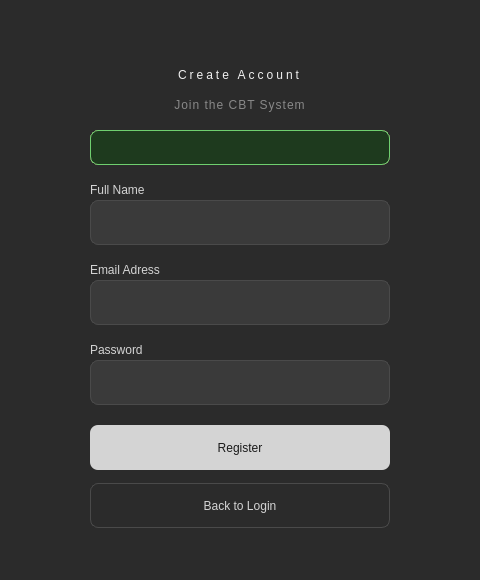
<?xml version="1.0" encoding="UTF-8"?>
<ui version="4.0">
 <class>Dialog</class>
 <widget class="QDialog" name="Dialog">
  <property name="geometry">
   <rect>
    <x>0</x>
    <y>0</y>
    <width>480</width>
    <height>580</height>
   </rect>
  </property>
  <property name="windowTitle">
   <string>Dialog</string>
  </property>
  <widget class="QWidget" name="widget" native="true">
   <property name="geometry">
    <rect>
     <x>0</x>
     <y>0</y>
     <width>480</width>
     <height>580</height>
    </rect>
   </property>
   <property name="styleSheet">
    <string notr="true"> background-color: #2B2B2B;</string>
   </property>
   <widget class="QLabel" name="label">
    <property name="geometry">
     <rect>
      <x>115</x>
      <y>60</y>
      <width>250</width>
      <height>30</height>
     </rect>
    </property>
    <property name="styleSheet">
     <string notr="true">color: #F0F0F0;
    font: bold 22px &quot;Segoe UI&quot;;
    letter-spacing: 3px;</string>
    </property>
    <property name="text">
     <string>Create Account</string>
    </property>
    <property name="alignment">
     <set>Qt::AlignCenter</set>
    </property>
   </widget>
   <widget class="QLabel" name="label_2">
    <property name="geometry">
     <rect>
      <x>115</x>
      <y>95</y>
      <width>250</width>
      <height>20</height>
     </rect>
    </property>
    <property name="styleSheet">
     <string notr="true">color: #888888;
    font: 13px &quot;Segoe UI&quot;;
    letter-spacing: 1px;</string>
    </property>
    <property name="text">
     <string>Join the CBT System</string>
    </property>
    <property name="alignment">
     <set>Qt::AlignCenter</set>
    </property>
   </widget>
   <widget class="QLabel" name="label_3">
    <property name="geometry">
     <rect>
      <x>90</x>
      <y>180</y>
      <width>120</width>
      <height>20</height>
     </rect>
    </property>
    <property name="styleSheet">
     <string notr="true"> color: #D4D4D4;
    font: 13px &quot;Segoe UI&quot;;</string>
    </property>
    <property name="text">
     <string>Full Name</string>
    </property>
    <property name="alignment">
     <set>Qt::AlignLeading|Qt::AlignLeft|Qt::AlignVCenter</set>
    </property>
   </widget>
   <widget class="QLabel" name="label_4">
    <property name="geometry">
     <rect>
      <x>50</x>
      <y>210</y>
      <width>24</width>
      <height>24</height>
     </rect>
    </property>
    <property name="styleSheet">
     <string notr="true">background-color: transparent;
    border: none;</string>
    </property>
    <property name="text">
     <string/>
    </property>
    <property name="pixmap">
     <pixmap>../user.png</pixmap>
    </property>
    <property name="scaledContents">
     <bool>true</bool>
    </property>
   </widget>
   <widget class="QLineEdit" name="name_input">
    <property name="geometry">
     <rect>
      <x>90</x>
      <y>200</y>
      <width>300</width>
      <height>45</height>
     </rect>
    </property>
    <property name="styleSheet">
     <string notr="true">QLineEdit {
    background-color: #3A3A3A;
    color: #F0F0F0;
    border: 1px solid #4A4A4A;
    border-radius: 8px;
    padding: 8px 12px 8px 36px;
    font: 13px &quot;Segoe UI&quot;;
}
QLineEdit:focus {
    border: 1px solid #D4D4D4;
}</string>
    </property>
    <property name="inputMask">
     <string/>
    </property>
    <property name="text">
     <string/>
    </property>
    <property name="alignment">
     <set>Qt::AlignLeading|Qt::AlignLeft|Qt::AlignVCenter</set>
    </property>
   </widget>
   <widget class="QLabel" name="label_5">
    <property name="geometry">
     <rect>
      <x>90</x>
      <y>260</y>
      <width>120</width>
      <height>20</height>
     </rect>
    </property>
    <property name="styleSheet">
     <string notr="true"> color: #D4D4D4;
    font: 13px &quot;Segoe UI&quot;;</string>
    </property>
    <property name="text">
     <string>Email Adress</string>
    </property>
   </widget>
   <widget class="QLabel" name="label_6">
    <property name="geometry">
     <rect>
      <x>50</x>
      <y>290</y>
      <width>24</width>
      <height>24</height>
     </rect>
    </property>
    <property name="styleSheet">
     <string notr="true">background-color: transparent;
    border: none;</string>
    </property>
    <property name="text">
     <string/>
    </property>
    <property name="pixmap">
     <pixmap>../mail.png</pixmap>
    </property>
    <property name="scaledContents">
     <bool>true</bool>
    </property>
   </widget>
   <widget class="QLineEdit" name="email_input">
    <property name="geometry">
     <rect>
      <x>90</x>
      <y>280</y>
      <width>300</width>
      <height>45</height>
     </rect>
    </property>
    <property name="styleSheet">
     <string notr="true">QLineEdit {
    background-color: #3A3A3A;
    color: #F0F0F0;
    border: 1px solid #4A4A4A;
    border-radius: 8px;
    padding: 8px 12px 8px 36px;
    font: 13px &quot;Segoe UI&quot;;
}
QLineEdit:focus {
    border: 1px solid #D4D4D4;
}
</string>
    </property>
   </widget>
   <widget class="QLabel" name="label_7">
    <property name="geometry">
     <rect>
      <x>90</x>
      <y>340</y>
      <width>120</width>
      <height>20</height>
     </rect>
    </property>
    <property name="styleSheet">
     <string notr="true"> color: #D4D4D4;
    font: 13px &quot;Segoe UI&quot;;</string>
    </property>
    <property name="text">
     <string>Password</string>
    </property>
   </widget>
   <widget class="QLabel" name="label_8">
    <property name="geometry">
     <rect>
      <x>50</x>
      <y>370</y>
      <width>24</width>
      <height>24</height>
     </rect>
    </property>
    <property name="styleSheet">
     <string notr="true">background-color: transparent;
    border: none;</string>
    </property>
    <property name="text">
     <string/>
    </property>
    <property name="pixmap">
     <pixmap>../lock.png</pixmap>
    </property>
    <property name="scaledContents">
     <bool>true</bool>
    </property>
   </widget>
   <widget class="QLineEdit" name="pwd_input">
    <property name="geometry">
     <rect>
      <x>90</x>
      <y>360</y>
      <width>300</width>
      <height>45</height>
     </rect>
    </property>
    <property name="styleSheet">
     <string notr="true">QLineEdit {
    background-color: #3A3A3A;
    color: #F0F0F0;
    border: 1px solid #4A4A4A;
    border-radius: 8px;
    padding: 8px 12px 8px 36px;
    font: 13px &quot;Segoe UI&quot;;
}
QLineEdit:focus {
    border: 1px solid #D4D4D4;
}</string>
    </property>
   </widget>
   <widget class="QPushButton" name="toggle_pwd_btn">
    <property name="geometry">
     <rect>
      <x>350</x>
      <y>370</y>
      <width>24</width>
      <height>24</height>
     </rect>
    </property>
    <property name="cursor">
     <cursorShape>PointingHandCursor</cursorShape>
    </property>
    <property name="styleSheet">
     <string notr="true">QPushButton {
    background-color: transparent;
    border: none;
    padding: 0px;
}
QPushButton:hover {
    background-color: transparent;
}</string>
    </property>
    <property name="text">
     <string/>
    </property>
    <property name="icon">
     <iconset>
      <normaloff>../eye.png</normaloff>../eye.png</iconset>
    </property>
   </widget>
   <widget class="QPushButton" name="register_btn">
    <property name="geometry">
     <rect>
      <x>90</x>
      <y>425</y>
      <width>300</width>
      <height>45</height>
     </rect>
    </property>
    <property name="cursor">
     <cursorShape>PointingHandCursor</cursorShape>
    </property>
    <property name="styleSheet">
     <string notr="true">QPushButton {
    background-color: #D4D4D4;
    color: #1A1A1A;
    border: none;
    border-radius: 8px;
    font: bold 14px &quot;Segoe UI&quot;;
    padding: 10px;
}
QPushButton:hover {
    background-color: #F0F0F0;
}
QPushButton:pressed {
    background-color: #888888;
}</string>
    </property>
    <property name="text">
     <string>Register</string>
    </property>
    <property name="icon">
     <iconset>
      <normaloff>../user-plus.png</normaloff>../user-plus.png</iconset>
    </property>
   </widget>
   <widget class="QPushButton" name="back_btn">
    <property name="geometry">
     <rect>
      <x>90</x>
      <y>483</y>
      <width>300</width>
      <height>45</height>
     </rect>
    </property>
    <property name="cursor">
     <cursorShape>PointingHandCursor</cursorShape>
    </property>
    <property name="styleSheet">
     <string notr="true">QPushButton {
    background-color: transparent;
    color: #D4D4D4;
    border: 1px solid #4A4A4A;
    border-radius: 8px;
    font: 14px &quot;Segoe UI&quot;;
    padding: 10px;
}
QPushButton:hover {
    border: 1px solid #D4D4D4;
    color: #F0F0F0;
}
QPushButton:pressed {
    background-color: #3A3A3A;
}</string>
    </property>
    <property name="text">
     <string>Back to Login</string>
    </property>
   </widget>
   <widget class="QLabel" name="error_label">
    <property name="geometry">
     <rect>
      <x>90</x>
      <y>130</y>
      <width>300</width>
      <height>35</height>
     </rect>
    </property>
    <property name="styleSheet">
     <string notr="true"> background-color: #3A1E1E;
    color: #CF6F6F;
    border: 1px solid #CF6F6F;
    border-radius: 8px;
    font: 13px &quot;Segoe UI&quot;;
    padding: 10px 14px;</string>
    </property>
    <property name="text">
     <string/>
    </property>
   </widget>
   <widget class="QLabel" name="success_label">
    <property name="geometry">
     <rect>
      <x>90</x>
      <y>130</y>
      <width>300</width>
      <height>35</height>
     </rect>
    </property>
    <property name="styleSheet">
     <string notr="true">background-color: #1E3A1E;
    color: #6FCF6F;
    border: 1px solid #6FCF6F;
    border-radius: 8px;
    font: 13px &quot;Segoe UI&quot;;
    padding: 10px 14px;</string>
    </property>
    <property name="text">
     <string/>
    </property>
   </widget>
  </widget>
 </widget>
 <resources/>
 <connections/>
</ui>
